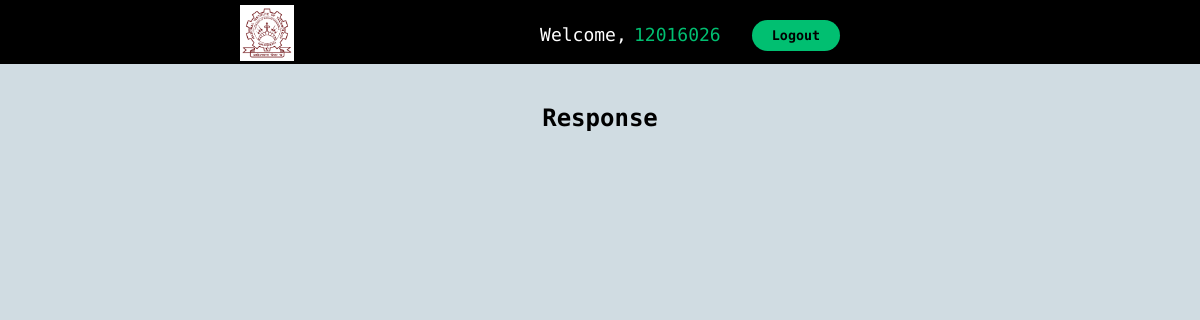
Page /students/get_response.php?id=12016026 on the earlier database version.
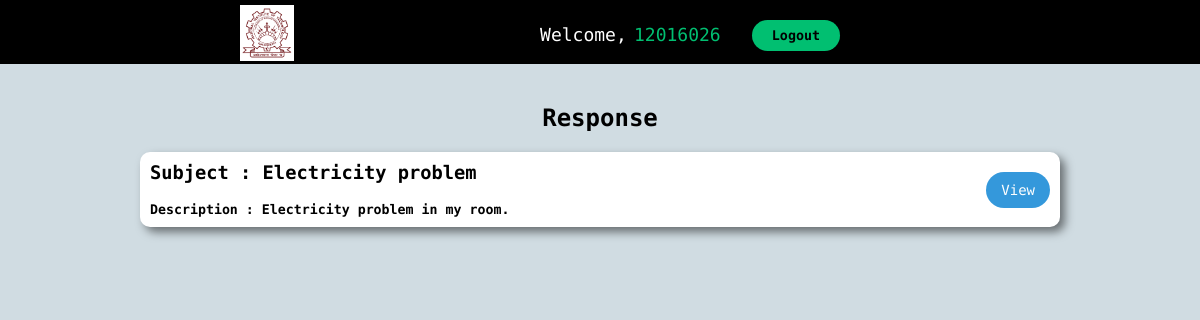
Same page on the later database version.
### tables this page shows
CREATE TABLE `student_complains` (
  `com_id` int(11) NOT NULL,
  `student_roll` int(11) NOT NULL,
  `com_subject` text NOT NULL,
  `com_desc` text NOT NULL,
  `response` text NOT NULL
);

### students/get_response.php (the view, shortened to what this page needs)
<?php
include '../partials/db_connect.php';
?>
<!DOCTYPE html>
<html lang="en">
<head>
    <link rel="stylesheet" href="../css/student.css">
    <link rel="stylesheet" href="../css/leaverequest.css">
</head>
<body class="com_body">
    <?php
    $rollno = $_GET['id'];
    ?>
    <div class="nav-content">
        <div class="wrapper">
            <div class="nav-align">
                <div class="nav-logo">
                    <a href=""><img src="../image/logo.png" alt="NIT kkr Logo" style="background-color:white;"></a>
                </div>
                <div class="nav-links">
                    <ul class="text-center">
                        <li style="color:white;">Welcome,</li>
                        <li style="color:#01bf71;">
                            <?php echo $rollno; ?>
                        </li>
                        <button class="btn-primary res-btn" style="margin-left:2vw; margin-top:2.5vh;"
                            onclick="change2()">Logout</button>
                    </ul>
                </div>
            </div>
        </div>
    </div>
    <h2 class="text-center">Response</h2>
    <div class="wrapper">
        <?php
        $sql = "SELECT * FROM student_complains WHERE student_roll = '$rollno'";
        $res = mysqli_query($conn, $sql);
        $count = mysqli_num_rows($res);
        if ($count > 0) {
            while ($rows = mysqli_fetch_assoc($res)) {
                $com_id = $rows['com_id'];
                $subject = $rows['com_subject'];
                $desc = $rows['com_desc'];
                $response = $rows['response'];
                if ($response) {
                    ?>
                    <div class="main-com">
                        <div class="com_sub">
                            <h3>Subject :
                                <?php echo $subject ?>
                            </h3>
                            <br>
                            <h5>Description :
                                <?php echo $desc ?>
                            </h5>
                        </div>
                        <div class="view">
                            <a class="btnprofile"
                                href="view_response.php?c_id=<?php echo $com_id ?>&s_id=<?php echo $rollno ?>">View</a>
                        </div>
                    </div>
                    <?php
                }
            }
        }
        ?>
    </div>
</body>

Differences in the rows shown:
added student_complains: com_subject "Electricity problem", com_desc "Electricity problem in my room."
